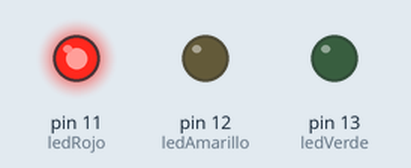
A sketch run on a simulated Arduino Uno, built with avr-gcc and run on an emulated ATmega328P. Shown: output pins drawn as LEDs (lit = HIGH).

Above: at 0.7 s.
At 2.2 s:
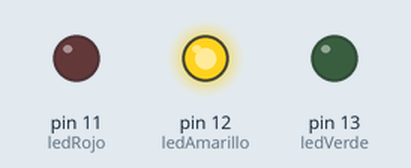
At 3.7 s:
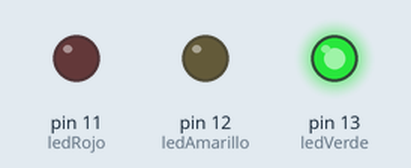
Timing chart, 0 to 5.9 s (numbered marks = the images above):
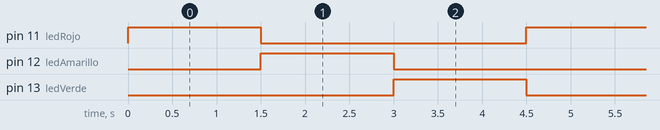

Measured:
- by itself, pin 11 (ledRojo), pin 12 (ledAmarillo), pin 13 (ledVerde): alternates HIGH for 1.5 s and LOW for 3.0 s
- by itself, everything shown: repeats every 4.5 s, in 3 steps

The sketch:

ej1.ino
```cpp
const int ledRojo=11;
const int ledAmarillo=12;
const int ledVerde=13;

void setup() {

//Configurar los pines como salidas
pinMode(ledRojo, OUTPUT);
pinMode(ledAmarillo, OUTPUT);
pinMode(ledVerde,OUTPUT);

}

void loop() {
    //Encender el LED rojo, apagar los otros
    digitalWrite(ledRojo, HIGH);
    digitalWrite(ledAmarillo, LOW);
    digitalWrite(ledVerde, LOW);
    delay(1500);

    //Encender el LED amarillo, apagar los otros
    digitalWrite(ledRojo, LOW);
    digitalWrite(ledAmarillo, HIGH);
    digitalWrite(ledVerde, LOW);
    delay(1500);

    //Encender el LED verde, apagar los otros
    digitalWrite(ledRojo, LOW);
    digitalWrite(ledAmarillo, LOW);
    digitalWrite(ledVerde, HIGH);
    delay(1500);

}
```
